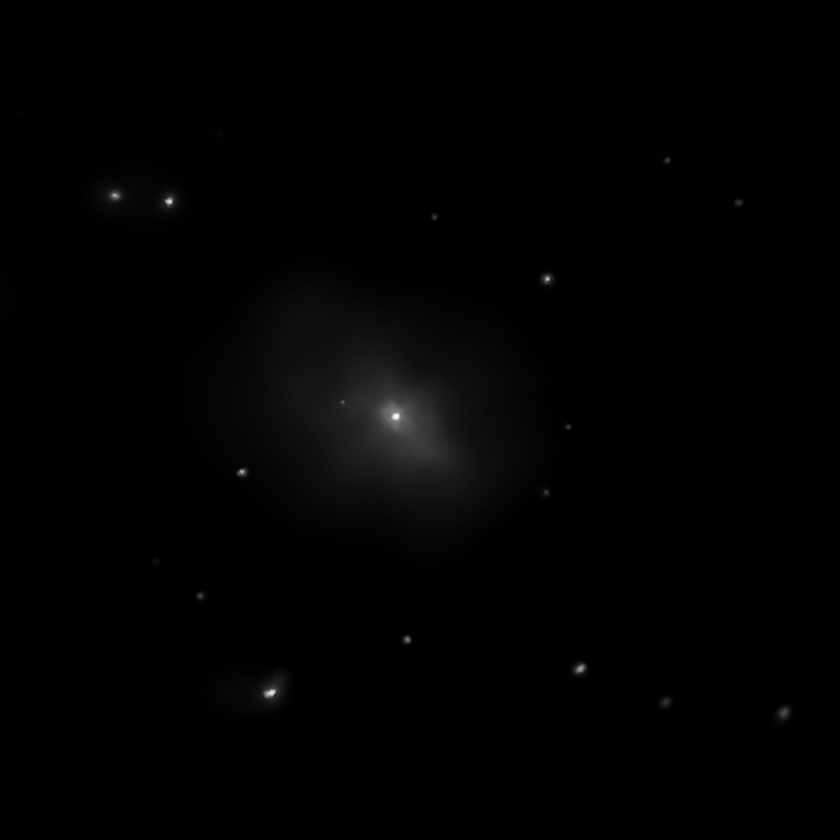
#> input picture Training Images/proc_3c186_xray.tif, 840 x 840 px, shrunk from 1000 x 1000 before the run; its folder holds only this picture in this run
$ python pca_analysis.py
#> lines starting #> are read from the running program, lines starting #| are printed output that depends on the picture
### addnoise.py
import matplotlib.pyplot as plt
import numpy as np
import cv2


def add_gaussian_noise(image, SNR):
    h, w = image.shape
    sigma_X = np.var(image.flatten())
    var = sigma_X / SNR
    g = np.random.normal(0, np.sqrt(var), (h, w))
    g = g.reshape(h, w)
    noisy_image = image + g
    cv2.normalize(noisy_image, noisy_image, 0, 255, cv2.NORM_MINMAX, dtype=-1)
    noisy_image = noisy_image.astype(np.uint8)
    return noisy_image

def add_poisson_noise(image, SNR):
    noisy_image = np.random.poisson(image/255.0 * SNR) / SNR * 255
    cv2.normalize(noisy_image, noisy_image, 0, 255, cv2.NORM_MINMAX, dtype=-1)
    noisy_image = noisy_image.astype(np.uint8)
    return noisy_image

def add_salt_pepper_noise(image, SNR=100, sp_ratio=0.5):
    I = np.copy(image)
    contamination = 1/(SNR+1)
    rnd = np.random.rand(I.shape[0], I.shape[1])

    I[rnd < contamination * sp_ratio] = 0
    I[rnd > 1 - contamination * sp_ratio] = 255
    '''
    salt = np.ceil(contamination * image.size * sp_ratio)
    salt_loc = np.array([np.random.randint(0, i-1, int(salt)) for i in image.shape])
    I[salt_loc] = 255

    pepper = np.ceil(contamination * image.size * (1-sp_ratio))
    pepper_loc = np.array([np.random.randint(0, i-1, int(pepper)) for i in image.shape])
    I[pepper_loc] = 0
    '''
    return I

'''
SNR = 10
SNR_dB = 10 * np.log10(SNR)
filename = 'Images/proc_gridge_xray.tif'

I = cv2.imread(filename, cv2.IMREAD_UNCHANGED)
I1 = add_gaussian_noise(I, SNR)
I2 = add_poisson_noise(I, SNR)
I3 = add_salt_pepper_noise(I, SNR)
'''
'''
fig, axs = plt.subplots(2, 2, figsize=(8, 8))
plt.gray()

axs[0, 0].imshow(I)
axs[0, 0].set_title('Original')
axs[0, 1].imshow(I1)
axs[0, 1].set_title(f'Gaussian, SNR = {SNR_dB} dB')
axs[1, 0].imshow(I2)
axs[1, 0].set_title(f'Poisson, SNR = {SNR_dB} dB')
axs[1, 1].imshow(I3)
axs[1, 1].set_title(f'S&P, SNR = {SNR_dB} dB')

[_.set_axis_off() for _ in axs.ravel()]
plt.tight_layout()
plt.show()
'''
'''
fig, axs = plt.subplots(1, 4, figsize=(15, 4.5))
plt.gray()

axs[0].imshow(I)
axs[0].set_title('Original')
axs[1].imshow(I1)
axs[1].set_title(f'Gaussian, SNR = {SNR_dB} dB')
axs[2].imshow(I2)
axs[2].set_title(f'Poisson, SNR = {SNR_dB} dB')
axs[3].imshow(I3)
axs[3].set_title(f'S&P, SNR = {SNR_dB} dB')

[_.set_axis_off() for _ in axs.ravel()]
plt.tight_layout()
plt.show()
'''

### pca_analysis.py
from sklearn.decomposition import PCA
import matplotlib.pyplot as plt
import addnoise as noise
import numpy as np
import cv2
import os


def add_noise(k, I, SNR):
    if k == 0:
        return noise.add_gaussian_noise(I, SNR)
    elif k == 1:
        return noise.add_poisson_noise(I, SNR)
    elif k == 2:
        return noise.add_salt_pepper_noise(I, SNR)
    return 'k somehow got an invalid value'


processed_list = [_ for _ in os.listdir('Training Images/') if _.startswith('proc_')]

data = []
for filename in processed_list:
    data.append(cv2.imread('Training Images/'+filename, cv2.IMREAD_UNCHANGED))

'''
fig, ax = plt.subplots(figsize=(8, 8))
cmap_points = iter(plt.cm.Greens(np.linspace(0.2, 0.8, 5)))
'''

for SNR in range(0, 50, 10):
    noise_type = np.random.randint(3, size=len(processed_list))
    for _ in range(len(processed_list)):
        noisy_image = add_noise(noise_type[_], data[_], np.power(10, SNR/10))
        pca = PCA(n_components=500).fit(noisy_image)
        print(f'{np.sum(pca.explained_variance_ratio_)} components for {processed_list[_]} at {SNR} dB')
#> this loop made 5 passes
#> noise_type on passes 4 to 5: [1], [1]
#> pass 1, in add_gaussian_noise, `g = np.random.normal(0, np.sqrt(var), (h, w))`:
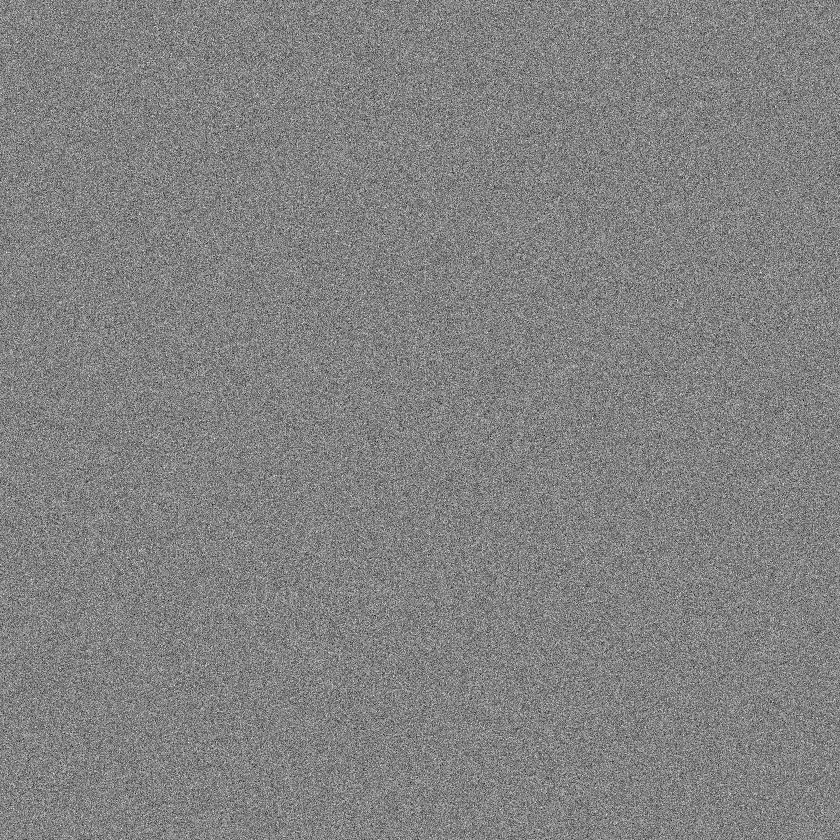
#> g: shape (840, 840) float64; min -38.06, max 36.45, mean 0; drawn with min black and max white
#> pass 1, in add_gaussian_noise, `noisy_image = image + g`:
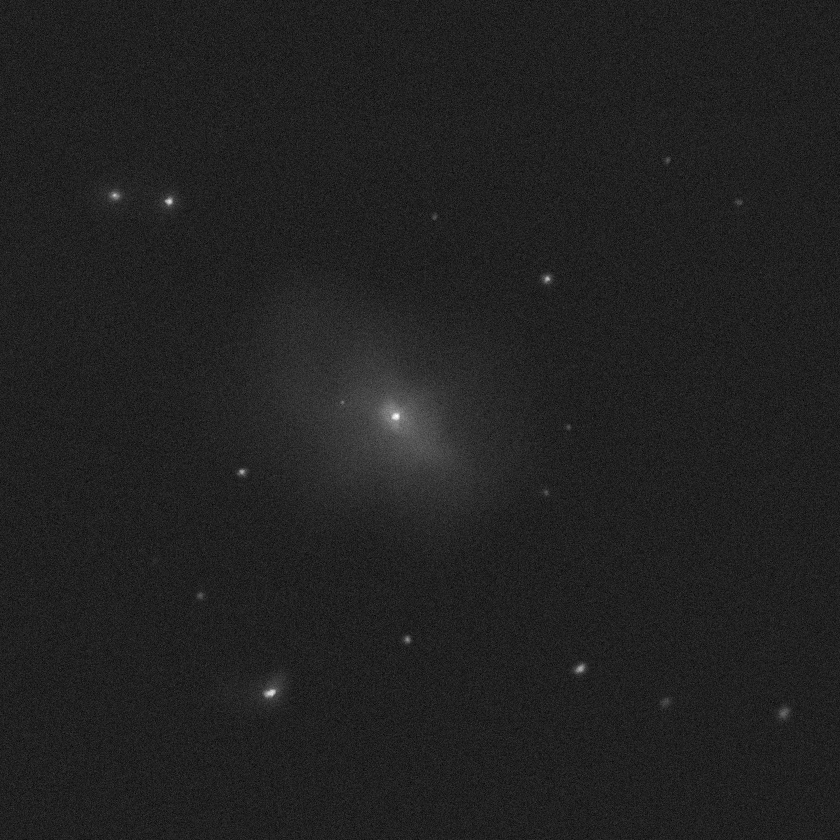
#> noisy_image: shape (840, 840) float64; min -38.06, max 261.7, mean 2; drawn with min black and max white
#> pass 3, in add_gaussian_noise (call 2), `g = np.random.normal(0, np.sqrt(var), (h, w))`:
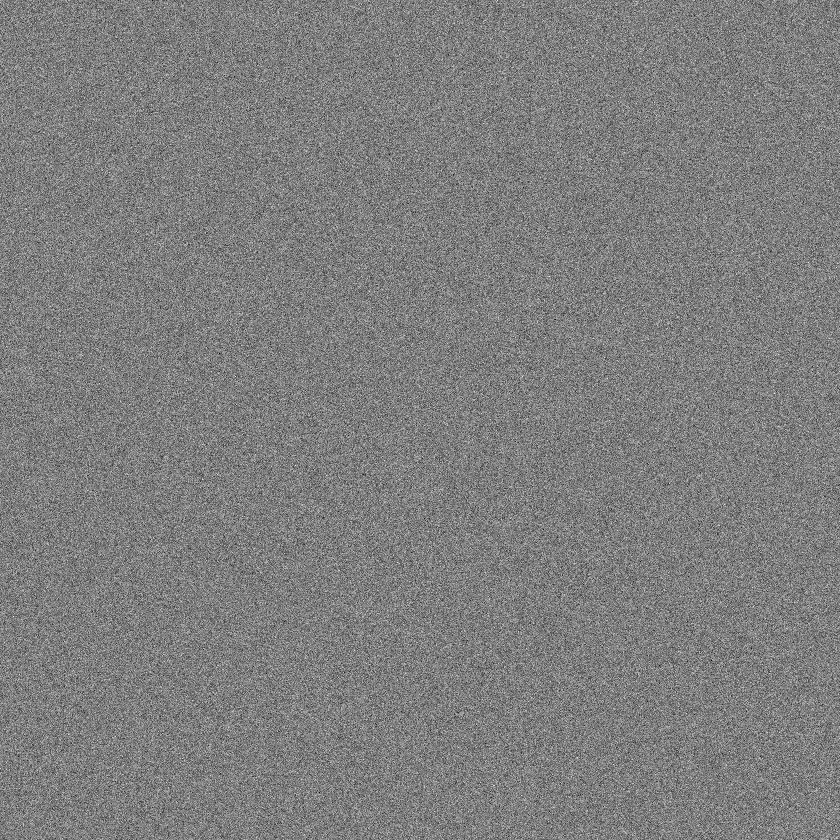
#> g: shape (840, 840) float64; min -3.68, max 3.74, mean -0.000961; drawn with min black and max white

'''
    pca.fit(noisy_data)
    c = next(cmap_points)
    ax.plot(np.cumsum(pca.explained_variance_ratio_), c=c, label=f'SNR={SNR} dB')
    ax.set_ylabel('explained variance ratio')
    ax.set_xlabel('# of components')

plt.title('Explained variance to # of components for noisy images')
plt.legend()
plt.show()
'''
'''
fig, axs = plt.subplots(1, 3, figsize=(18, 6))
for filename in processed_list:
    I = cv2.imread('Images/'+filename, cv2.IMREAD_UNCHANGED)
    pca = PCA(n_components=25)
    pca.fit(I)
    axs[0].plot(pca.explained_variance_)
axs[0].set_title('# of PCA components for clean images')

snr10_random = np.random.randint(3, size=len(processed_list))
for i, filename in enumerate(processed_list):
    I = cv2.imread('Images/'+filename, cv2.IMREAD_UNCHANGED)
    I = add_noise(snr10_random[i], I, 10)
    pca = PCA(n_components=25)
    pca.fit(I)
    axs[1].plot(pca.explained_variance_)
axs[1].set_title('# of PCA components for images with SNR = 10 dB')

snr20_random = np.random.randint(3, size=len(processed_list))
for i, filename in enumerate(processed_list):
    I = cv2.imread('Images/'+filename, cv2.IMREAD_UNCHANGED)
    I = add_noise(snr20_random[i], I, 20)
    pca = PCA(n_components=25)
    pca.fit(I)
    axs[2].plot(pca.explained_variance_)
axs[2].set_title('# of PCA components for images with SNR = 20 dB')

plt.tight_layout()
plt.show()

'''

$ run again, on Training Images/proc_arp299_xray.tif
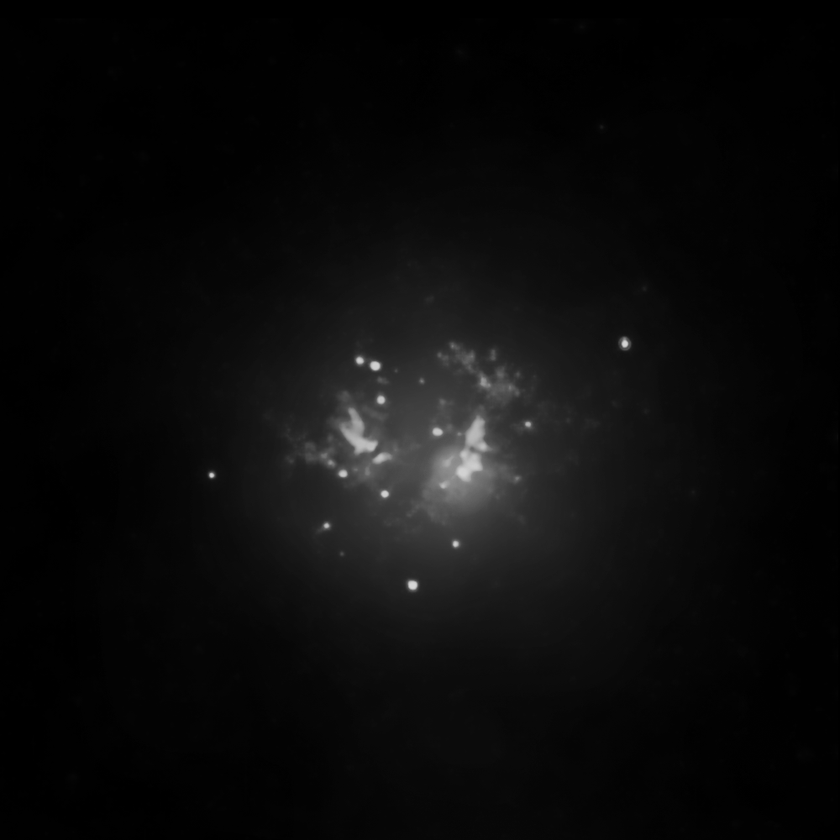
#> input picture Training Images/proc_arp299_xray.tif, 840 x 840 px, shrunk from 1000 x 1000 before the run
#> the loop `for SNR in range(0, 50, 10):` made 5 passes
#> noise_type on passes 2, 5: [2], [2]
#> pass 1, in add_gaussian_noise, `noisy_image = image + g`:
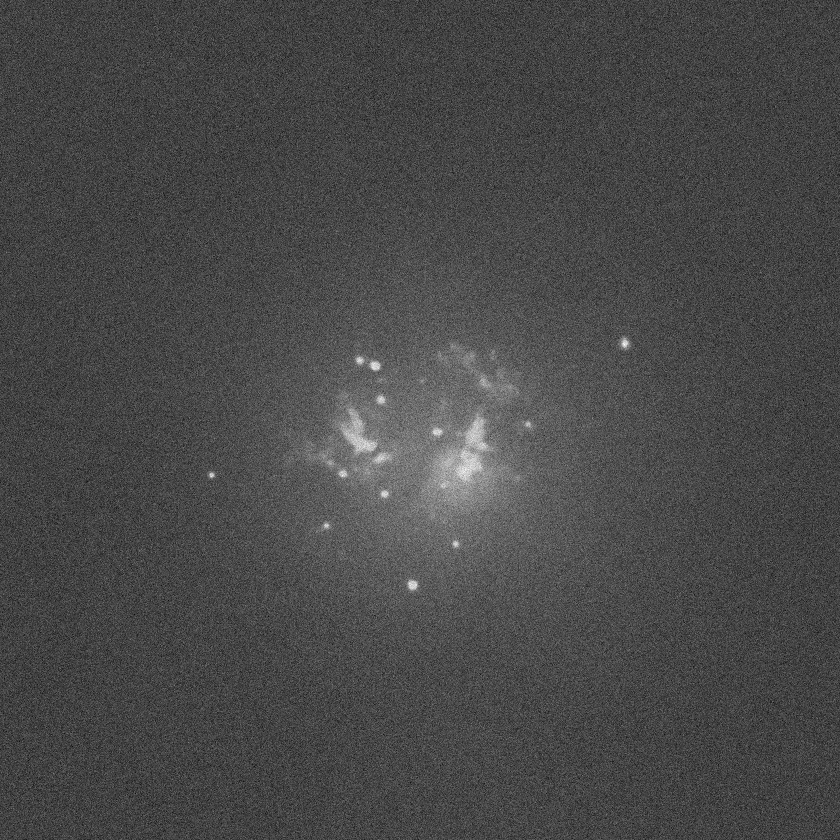
#> noisy_image: shape (840, 840) float64; min -93.01, max 269, mean 11.2; drawn with min black and max white

$ run again, on Training Images/proc_bhlock_xray.tif
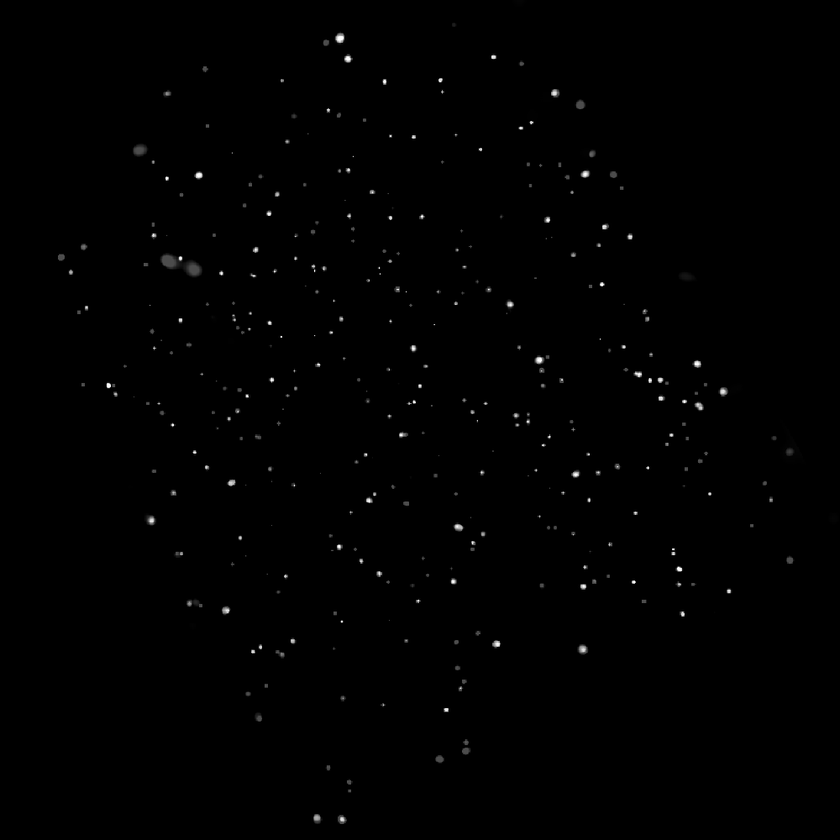
#> input picture Training Images/proc_bhlock_xray.tif, 840 x 840 px, shrunk from 1000 x 1000 before the run
#> the loop `for SNR in range(0, 50, 10):` made 5 passes
#> noise_type on passes 4 to 5: [1], [1]
#> pass 1, in add_gaussian_noise, `noisy_image = image + g`:
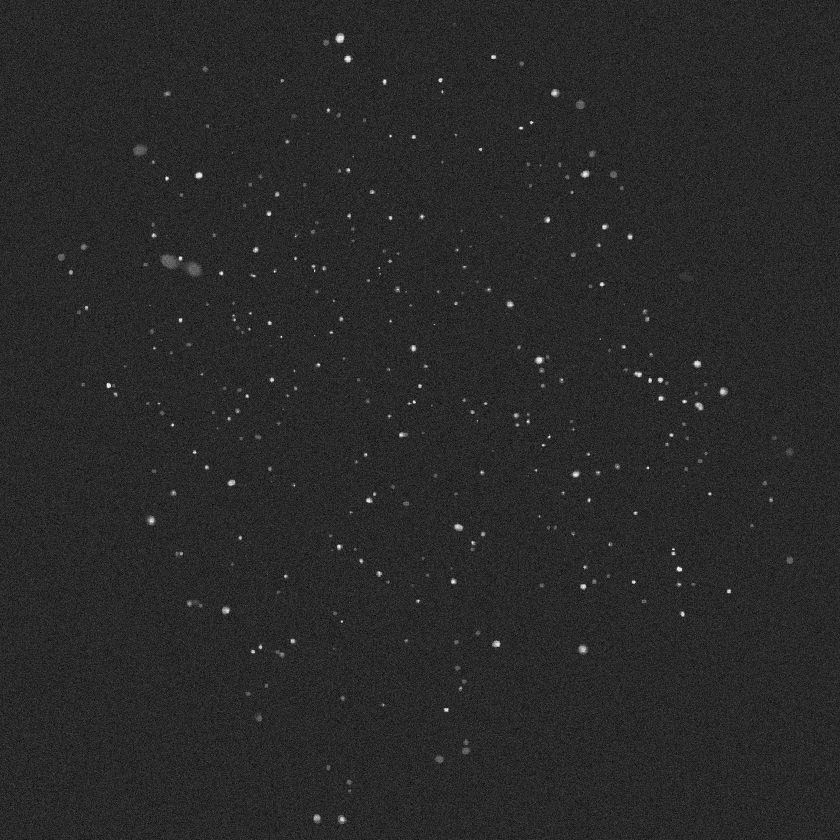
#> noisy_image: shape (840, 840) float64; min -53.92, max 283.7, mean 1; drawn with min black and max white

$ run again, on Training Images/proc_bootes_xray.tif
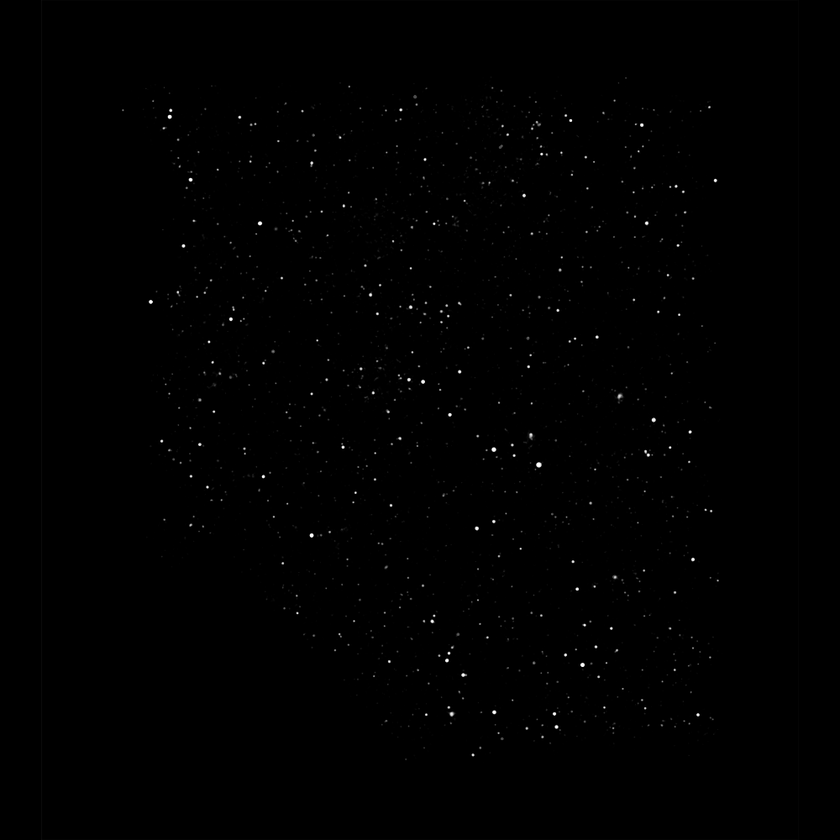
#> input picture Training Images/proc_bootes_xray.tif, 840 x 840 px, shrunk from 1000 x 1000 before the run
#> the loop `for SNR in range(0, 50, 10):` made 5 passes
#> noise_type on passes 4 to 5: [1], [1]
#> pass 1, in add_gaussian_noise, `noisy_image = image + g`:
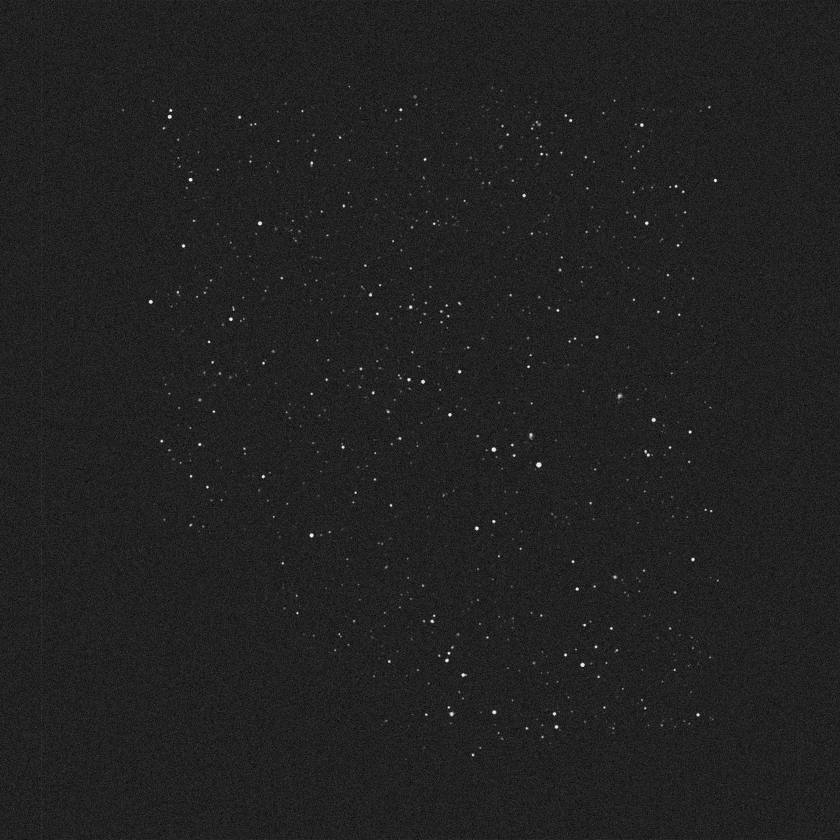
#> noisy_image: shape (840, 840) float64; min -41.52, max 277.4, mean 0.7; drawn with min black and max white

$ run again, on Training Images/proc_3c305_xray.tif
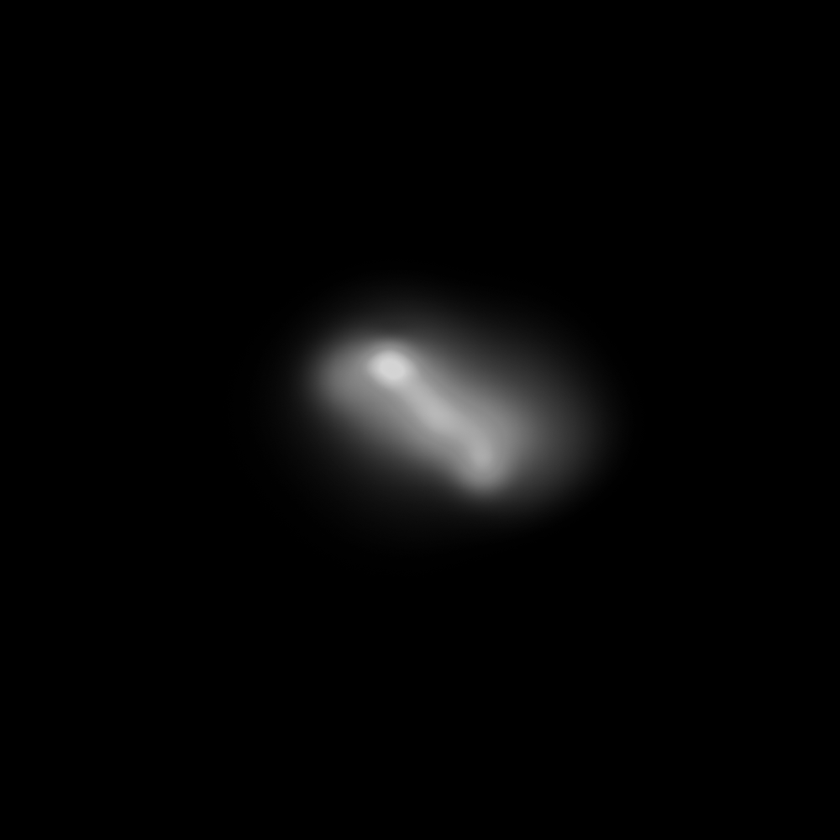
#> input picture Training Images/proc_3c305_xray.tif, 840 x 840 px, shrunk from 1000 x 1000 before the run
#> the loop `for SNR in range(0, 50, 10):` made 5 passes
#> noise_type on passes 2, 5: [2], [2]
#> pass 1, in add_gaussian_noise, `noisy_image = image + g`:
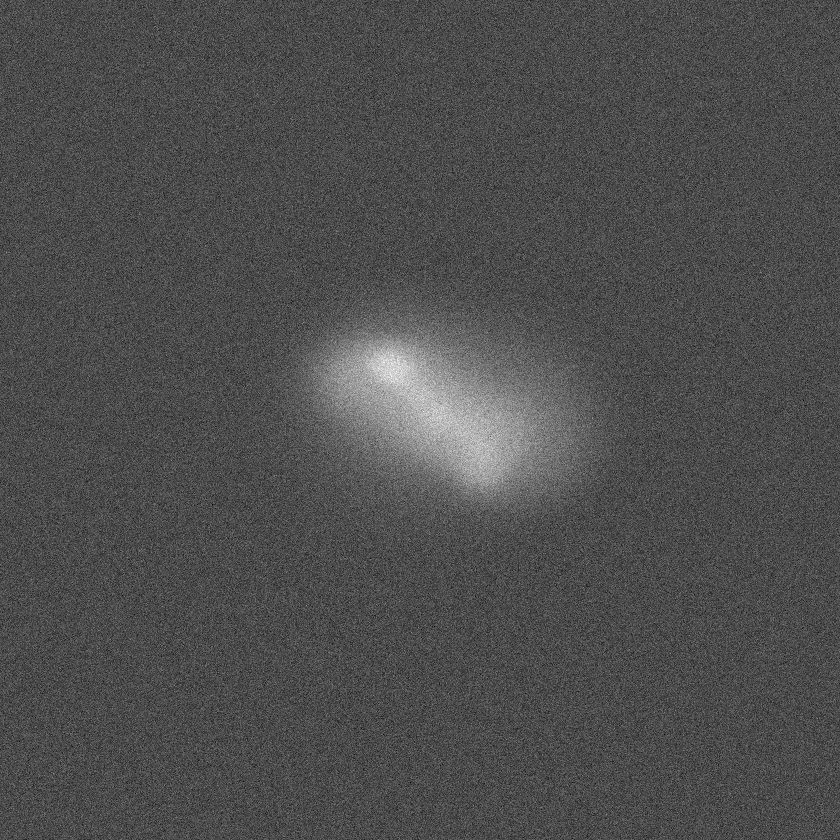
#> noisy_image: shape (840, 840) float64; min -119.3, max 285.4, mean 6.1; drawn with min black and max white
